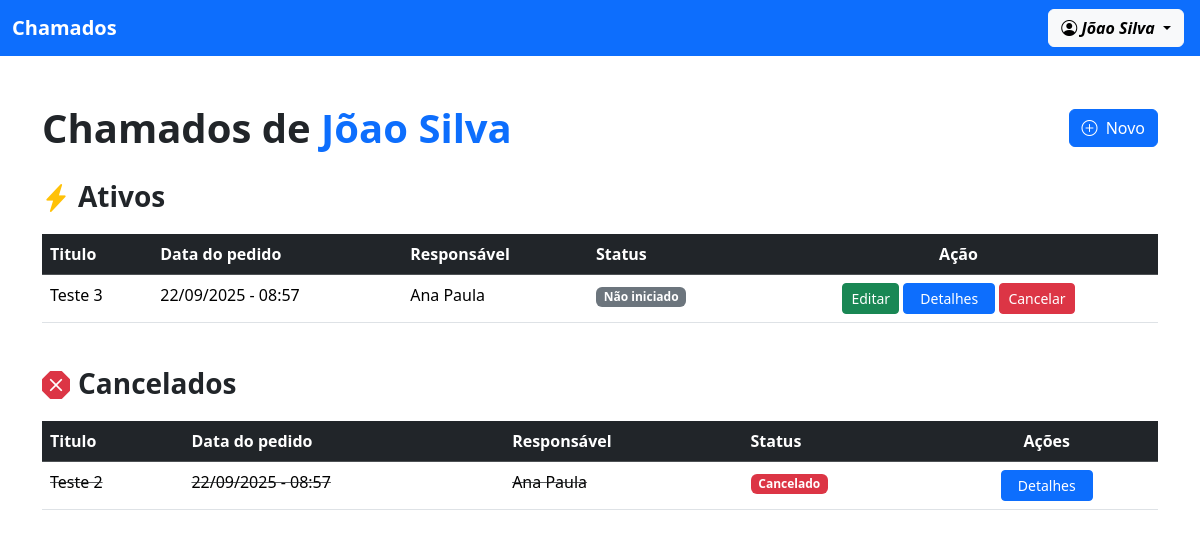
/ (signed in), run on an earlier commit of the app's database.
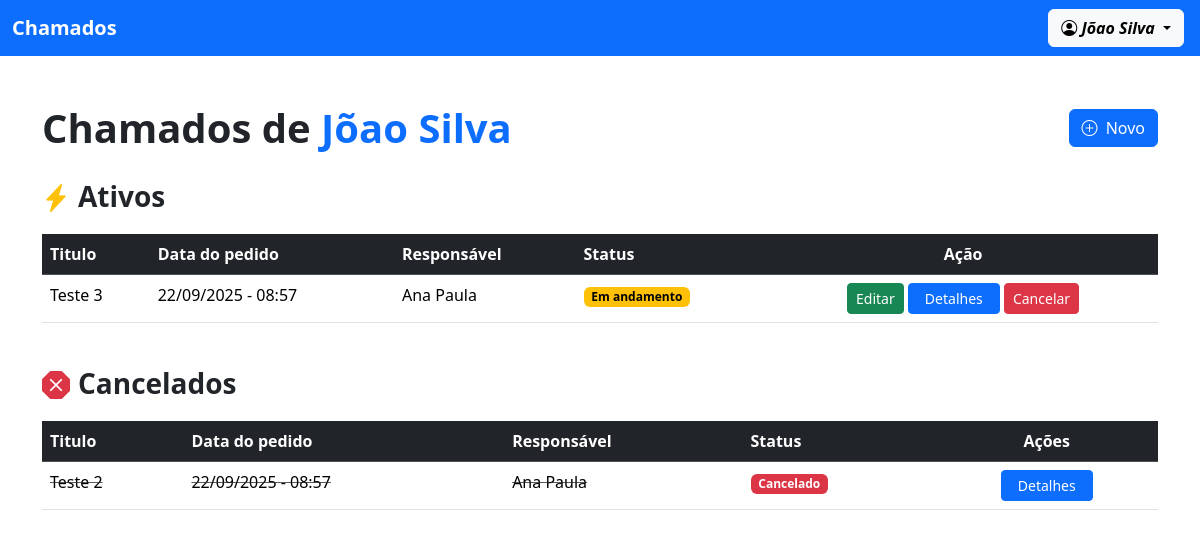
And on a later commit of the database.
### chamado/models.py (models this page shows, shortened)
class Chamado(models.Model):
    STATUS = (
        ('nao_iniciado', 'Não iniciado'),
        ('em_andamento', 'Em andamento'),
        ('finalizado', 'Finalizado'),
        ('cancelado', 'Cancelado'),
    )
    titulo = models.CharField(max_length=255)
    data = models.DateTimeField()
    status = models.CharField(max_length=20, choices=STATUS, default="nao_iniciado")
    descricao = models.TextField()
    autor = models.ForeignKey(Perfil, on_delete=models.CASCADE, related_name='autor')
    responsavel = models.ForeignKey(Perfil, on_delete=models.CASCADE, related_name='responsavel')
    class Meta:
        ordering = ["-data"]

### usuario/models.py (models this page shows)
class Perfil(models.Model):
    user = models.OneToOneField(User, on_delete=models.CASCADE)
    nome_completo = models.CharField(max_length=255)
    adm = models.BooleanField(default=False)
    def __str__(self):
        return f"{self.nome_completo}"
    class Meta:
        ordering = ["nome_completo"]

### chamado/views.py (the view)
# urls.py: path('', views.ver_meus_chamados, name="ver_meus_chamados"),
@login_required(login_url='/usuario/login/')
def ver_meus_chamados(request):
    perfil = get_object_or_404(Perfil, user=request.user)
    chamado = Chamado.objects.filter(autor=perfil)
    ativos = chamado.exclude(status__in=['cancelado', 'finalizado']).count()
    finalizados = chamado.filter(status='finalizado').count()
    cancelados = chamado.filter(status='cancelado').count()
    return render(request, 'ver_meus_chamados.html', {'perfil': perfil,
                                                      'chamados':chamado,
                                                      'qtd_ativos': ativos,
                                                      'qtd_finalizados': finalizados,
                                                      'qtd_cancelados': cancelados})

### chamado/templates/ver_meus_chamados.html (shortened to what this page needs)
{% extends "modelo.html" %}
{% block content %}
<div class="d-flex justify-content-between align-items-center mb-4">
    <h1 class="fw-bold mb-0">Chamados de <span class="text-primary">{{ perfil.nome_completo }}</span></h1>
    <a href="{% url 'fazer_chamado' %}" class="btn btn-primary">
        <i class="bi bi-plus-circle me-1"></i>
        Novo
    </a>
</div>
{% if qtd_ativos or qtd_cancelados or qtd_finalizados%}
    {% if qtd_ativos %}
        <div class="d-flex align-items-center mb-3">
            <i class="bi bi-lightning-charge-fill me-2 fs-3 text-warning"></i>
            <h3 class="fw-bold mb-0">Ativos</h3>
        </div>
        <table class="table table-hover">
            <thead class="table-dark">
                <tr>
                    <th>Titulo</th>
                    <th>Data do pedido</th>
                    <th>Responsável</th>
                    <th>Status</th>
                    <th class="text-center">Ação</th>
                </tr>
            </thead>
            <tbody>
                {% for i in chamados %}
                    {% if i.status != 'finalizado' and i.status != 'cancelado' %}
                        <tr>
                            <td>{{i.titulo}}</td>
                            <td>{{i.data|date:'d/m/Y - H:i'}}</td>
                            <td>{{i.responsavel}}</td>
                            <td>
                                {% if i.status == 'em_andamento' %}
                                    <span class="badge bg-warning text-black">{{ i.get_status_display }}</span>
                                {% else %}
                                    <span class="badge bg-secondary">{{ i.get_status_display }}</span>
                                {% endif %}
                            </td>
                            <td class="text-center">
                                <a href="{% url 'editar_chamado' i.id %}" class="btn btn-sm btn-success">Editar</a>
                                <a href="{% url 'ver_detalhes' i.id%}" class="btn btn-sm btn-primary px-3">Detalhes</a>
                                <form action="{% url 'cancelar_chamado' i.id %}" method="post" class="d-inline"
                                    onsubmit="return confirmarCancelar('{{ i.titulo}}');">{% csrf_token %}
                                    <button type="submit" class="btn btn-sm btn-danger">Cancelar</button>
                                </form>
                            </td>
                        </tr>
                    {% endif %}
                {% endfor %}
            </tbody>
        </table>
    {% endif %}
    {% if qtd_cancelados != 0 %}
        <br>
        <div class="d-flex align-items-center mb-3">
            <i class="bi bi-x-octagon-fill me-2 fs-3 text-danger"></i>
            <h3 class="fw-bold mb-0">Cancelados</h3>
        </div>
        <table class="table table-hover">
            <thead class="table-dark">
                <tr>
                    <th>Titulo</th>
                    <th>Data do pedido</th>
                    <th>Responsável</th>
                    <th>Status</th>
                    <th class="text-center">Ações</th>
                </tr>
            </thead>
            <tbody>
                {% for i in chamados %}
                    {% if i.status == 'cancelado' %}
                        <tr class="text-decoration-line-through text-muted">
                            <td>{{i.titulo}}</td>
                            <td>{{i.data|date:'d/m/Y - H:i'}}</td>
                            <td>{{i.responsavel}}</td>
                            <td><span class="badge bg-danger">{{ i.get_status_display }}</span></td>
                            <td class="text-center">
                                <a href="{% url 'ver_detalhes' i.id%}" class="btn btn-sm btn-primary px-3">Detalhes</a>
                            </td>
                        </tr>
                    {% endif %}
                {% endfor %}
            </tbody>
        </table>
    {% endif %}
{% endif %}
{% endblock %}

What changed in the data, as far as the page shows it:
changed Chamado "Teste 3": status "Não iniciado" → "Em andamento"
